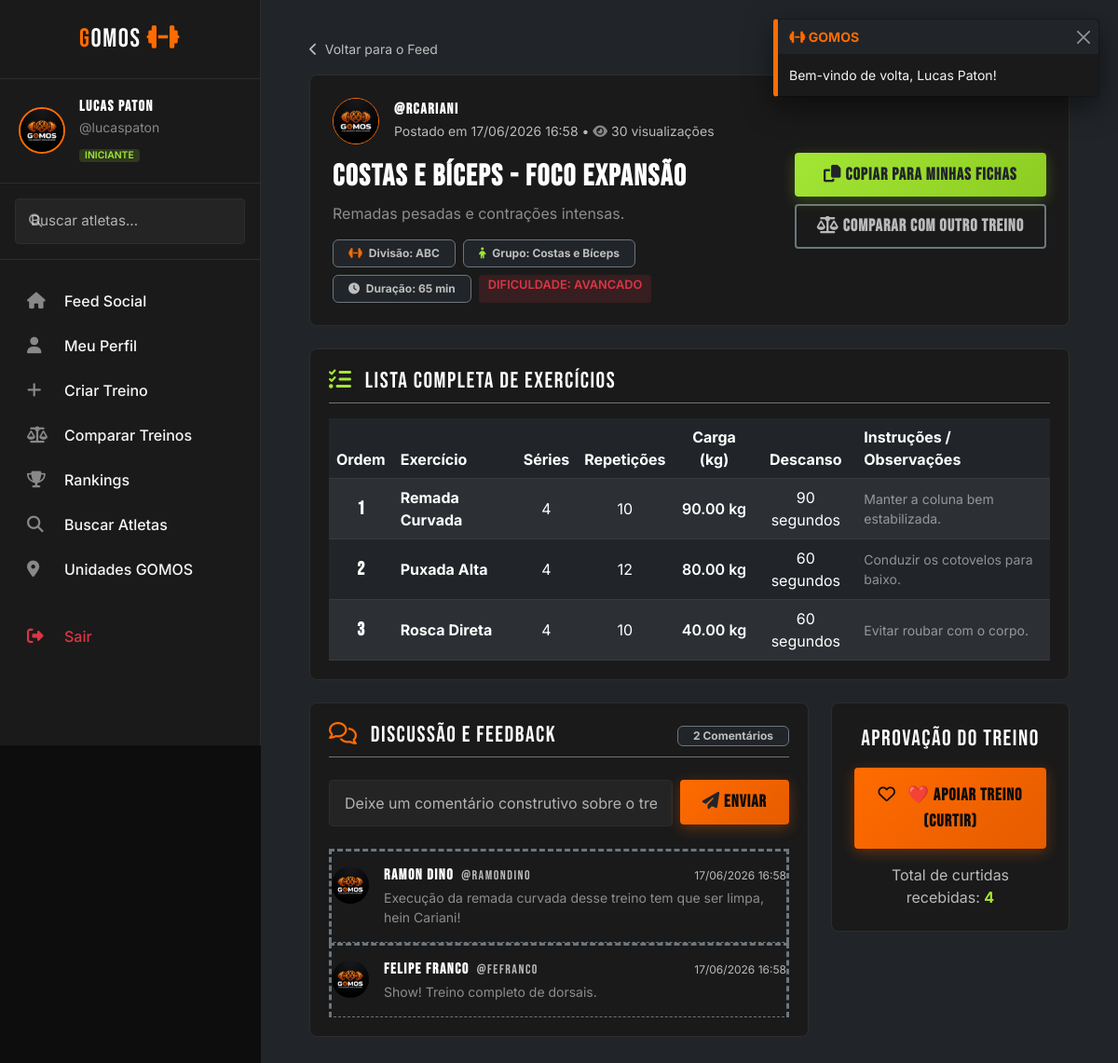
The page /gomos/treino/3 (signed in) on the database its author committed.
### tables this page shows
CREATE TABLE IF NOT EXISTS treinos (
    id INT AUTO_INCREMENT PRIMARY KEY,
    usuario_id INT NOT NULL,
    titulo VARCHAR(150) NOT NULL,
    descricao TEXT,
    tipo_treino ENUM('A', 'B', 'C', 'ABC', 'PPL', 'Full') DEFAULT 'Full',
    grupo_muscular VARCHAR(100) NOT NULL,
    duracao_minutos INT DEFAULT 0,
    nivel_dificuldade ENUM('iniciante', 'intermediario', 'avancado') DEFAULT 'iniciante',
    total_curtidas INT DEFAULT 0,
    total_comentarios INT DEFAULT 0,
    total_visualizacoes INT DEFAULT 0,
    publico TINYINT(1) DEFAULT 1,  
    criado_em TIMESTAMP DEFAULT CURRENT_TIMESTAMP,
    FOREIGN KEY (usuario_id) REFERENCES usuarios(id) ON DELETE CASCADE
);

CREATE TABLE IF NOT EXISTS usuarios (
    id INT AUTO_INCREMENT PRIMARY KEY,
    nome VARCHAR(100) NOT NULL,
    username VARCHAR(50) NOT NULL UNIQUE,
    email VARCHAR(100) NOT NULL UNIQUE,
    senha VARCHAR(255) NOT NULL,
    foto_perfil VARCHAR(255) DEFAULT 'default_avatar.png',
    bio TEXT,
    nivel_fitness ENUM('iniciante', 'intermediario', 'avancado') DEFAULT 'iniciante',
    academia_id INT,
    cidade VARCHAR(100) NOT NULL,
    estado CHAR(2) NOT NULL,
    peso DECIMAL(5,2) DEFAULT 0.00,
    altura INT DEFAULT 0,
    total_treinos INT DEFAULT 0,
    total_curtidas INT DEFAULT 0,
    pontos_ranking INT DEFAULT 0,
    ativo TINYINT(1) DEFAULT 1,
    criado_em TIMESTAMP DEFAULT CURRENT_TIMESTAMP,
    ultimo_acesso TIMESTAMP DEFAULT CURRENT_TIMESTAMP ON UPDATE CURRENT_TIMESTAMP,
    FOREIGN KEY (academia_id) REFERENCES academias(id) ON DELETE SET NULL
);

CREATE TABLE IF NOT EXISTS exercicios_treino (
    id INT AUTO_INCREMENT PRIMARY KEY,
    treino_id INT NOT NULL,
    nome_exercicio VARCHAR(150) NOT NULL,
    series INT NOT NULL DEFAULT 3,
    repeticoes VARCHAR(50) NOT NULL DEFAULT '10',
    peso_kg DECIMAL(5,2) DEFAULT 0.00,
    descanso_segundos INT DEFAULT 60,
    observacoes TEXT,
    ordem INT DEFAULT 0,
    FOREIGN KEY (treino_id) REFERENCES treinos(id) ON DELETE CASCADE
);

CREATE TABLE IF NOT EXISTS comentarios (
    id INT AUTO_INCREMENT PRIMARY KEY,
    treino_id INT NOT NULL,
    usuario_id INT NOT NULL,
    texto TEXT NOT NULL,
    criado_em TIMESTAMP DEFAULT CURRENT_TIMESTAMP,
    FOREIGN KEY (treino_id) REFERENCES treinos(id) ON DELETE CASCADE,
    FOREIGN KEY (usuario_id) REFERENCES usuarios(id) ON DELETE CASCADE
);

### gomos/app/controllers/TreinoController.php (called while the page is built, shortened)
<?php
class TreinoController {
    public function visualizar($id) {
        $id = intval($id);
        $usuario_id = Session::get('usuario_id');
        $treinoModel = new TreinoModel();
        $treinoModel->incrementarVisualizacoes($id);
        $treino = $treinoModel->buscarPorId($id, $usuario_id);
        $exercicios = $treinoModel->buscarExercicios($id);
        $comentarioModel = new ComentarioModel();
        $comentarios = $comentarioModel->buscarPorTreino($id);
        require_once __DIR__ . '/../views/treino/visualizar.php';
    }
}

### gomos/app/config/Database.php (called while the page is built, shortened)
<?php
class Database {
    private static $instance = null;
    private $db_name = 'gomos';
    private $username = 'root';
    private $password = '';
    private function __construct() {
        $ports = [3306, 3307];
        foreach ($ports as $port) {
            try {
                $this->conn = new PDO(
                    "mysql:host=127.0.0.1;port=" . $port . ";dbname=" . $this->db_name . ";charset=utf8mb4",
                    $this->username,
                    $this->password,
                    [
                        PDO::ATTR_ERRMODE => PDO::ERRMODE_EXCEPTION,
                        PDO::ATTR_DEFAULT_FETCH_MODE => PDO::FETCH_ASSOC,
                        PDO::ATTR_EMULATE_PREPARES => false,
                    ]
                );
                $connected = true;
                break;
            } catch (PDOException $e) {
                $lastException = $e;
            }
        }
    }
    public static function getConnection() {
        if (self::$instance === null) {
            self::$instance = new self();
        }
        return self::$instance->conn;
    }
}

### gomos/app/helpers/Session.php (called while the page is built, shortened)
<?php
class Session {
    public static function get($key) {
        return isset($_SESSION[$key]) ? $_SESSION[$key] : null;
    }
}

### gomos/app/models/TreinoModel.php (called while the page is built, shortened)
<?php
class TreinoModel {
    private $db;
    public function __construct() {
        $this->db = Database::getConnection();
    }
    public function buscarPorId($id, $usuario_logado_id = null) {
        $sql = "SELECT t.*, u.nome as nome_usuario, u.username, u.foto_perfil, u.nivel_fitness,
                (SELECT COUNT(*) FROM curtidas WHERE treino_id = t.id) as total_curtidas,
                (SELECT COUNT(*) FROM comentarios WHERE treino_id = t.id) as total_comentarios";
        if ($usuario_logado_id) {
            $sql .= ", (SELECT COUNT(*) FROM curtidas WHERE treino_id = t.id AND usuario_id = :logado_id) as curtiu";
        }
        $sql .= " FROM treinos t
                  INNER JOIN usuarios u ON t.usuario_id = u.id
                  WHERE t.id = :id";
        $stmt = $this->db->prepare($sql);
        $params = [':id' => $id];
        if ($usuario_logado_id) {
            $params[':logado_id'] = $usuario_logado_id;
        }
        $stmt->execute($params);
        return $stmt->fetch();
    }
    public function buscarExercicios($treino_id) {
        $sql = "SELECT * FROM exercicios_treino WHERE treino_id = :treino_id ORDER BY ordem ASC";
        $stmt = $this->db->prepare($sql);
        $stmt->execute([':treino_id' => $treino_id]);
        return $stmt->fetchAll();
    }
}

### gomos/app/models/ComentarioModel.php (called while the page is built, shortened)
<?php
class ComentarioModel {
    private $db;
    public function __construct() {
        $this->db = Database::getConnection();
    }
    public function buscarPorTreino($treino_id) {
        $sql = "SELECT c.*, u.nome as nome_usuario, u.username, u.foto_perfil
                FROM comentarios c
                INNER JOIN usuarios u ON c.usuario_id = u.id
                WHERE c.treino_id = :treino_id
                ORDER BY c.criado_em ASC";
        $stmt = $this->db->prepare($sql);
        $stmt->execute([':treino_id' => $treino_id]);
        return $stmt->fetchAll();
    }
}

### gomos/app/views/treino/visualizar.php (the view, shortened to what this page needs)
<?php
require_once __DIR__ . '/../partials/header.php';
?>
<div class="dashboard-wrapper">
    <?php require_once __DIR__ . '/../partials/sidebar.php'; ?>
    <main class="main-content-gomos bg-dark">
        <div class="container-fluid">
            <div class="mb-3">
                <a href="<?= $rootUrl ?>/feed" class="text-secondary text-decoration-none small"><i class="fa-solid fa-chevron-left me-1"></i> Voltar para o Feed</a>
            </div>
            <div class="card-gomos p-4 mb-4">
                <div class="row align-items-center g-3">
                    <div class="col-md">
                        <div class="d-flex align-items-center mb-3">
                            <img src="<?= $root ?>/assets/img/<?= $treino['foto_perfil'] ?>" alt="Avatar" class="rounded-circle me-3" style="width: 50px; height: 50px; object-fit: cover; border: 1.5px solid var(--accent-primary);">
                            <div>
                                <h6 class="m-0 text-white fw-bold"><a href="<?= $rootUrl ?>/perfil/<?= $treino['username'] ?>" class="text-white text-decoration-none">@<?= $treino['username'] ?></a></h6>
                                <span class="text-secondary small">Postado em <?= date('d/m/Y H:i', strtotime($treino['criado_em'])) ?> • <i class="fa-solid fa-eye text-muted-gomos"></i> <?= $treino['total_visualizacoes'] ?> visualizações</span>
                            </div>
                        </div>
                        <h2 class="text-white fw-bold mb-2"><?= $treino['titulo'] ?></h2>
                        <p class="text-white-50 mb-3"><?= $treino['descricao'] ?></p>
                        <div class="d-flex flex-wrap gap-2">
                            <span class="badge bg-dark border border-secondary text-secondary py-2 px-3"><i class="fa-solid fa-dumbbell me-1 text-orange"></i> Divisão: <?= $treino['tipo_treino'] ?></span>
                            <span class="badge bg-dark border border-secondary text-secondary py-2 px-3"><i class="fa-solid fa-child me-1 text-lime"></i> Grupo: <?= $treino['grupo_muscular'] ?></span>
                            <span class="badge bg-dark border border-secondary text-secondary py-2 px-3"><i class="fa-solid fa-clock me-1"></i> Duração: <?= $treino['duracao_minutos'] ?> min</span>
                            <span class="badge badge-dificuldade badge-<?= $treino['nivel_dificuldade'] ?>">Dificuldade: <?= strtoupper($treino['nivel_dificuldade']) ?></span>
                        </div>
                    </div>
                    <div class="col-md-auto text-md-end d-flex flex-column gap-2">
                        <?php if ($treino['usuario_id'] != \App\Helpers\Session::get('usuario_id')): ?>
                            <form action="<?= $rootUrl ?>/treino/copiar/<?= $treino['id'] ?>" method="POST" class="m-0">
                                <button type="submit" class="btn btn-secondary-gomos text-dark w-100"><i class="fa-solid fa-copy"></i> COPIAR PARA MINHAS FICHAS</button>
                            </form>
                        <?php endif; ?>
                        <a href="<?= $rootUrl ?>/treino/comparar?t1=<?= $treino['id'] ?>" class="btn btn-outline-gomos border-secondary text-secondary"><i class="fa-solid fa-scale-balanced"></i> COMPARAR COM OUTRO TREINO</a>
                    </div>
                </div>
            </div>
            <div class="card-gomos mb-4">
                <h4 class="text-white border-bottom border-secondary pb-2 mb-3"><i class="fa-solid fa-list-check text-lime me-2"></i> LISTA COMPLETA DE EXERCÍCIOS</h4>
                <div class="table-responsive">
                    <table class="table table-dark table-hover table-striped align-middle m-0">
                        <thead>
                            <tr class="text-secondary">
                                <th scope="col" style="width: 50px;" class="text-center">Ordem</th>
                                <th scope="col">Exercício</th>
                                <th scope="col" class="text-center">Séries</th>
                                <th scope="col" class="text-center">Repetições</th>
                                <th scope="col" class="text-center">Carga (kg)</th>
                                <th scope="col" class="text-center">Descanso</th>
                                <th scope="col">Instruções / Observações</th>
                            </tr>
                        </thead>
                        <tbody>
                            <?php
                            $idx = 1;
                            foreach ($exercicios as $ex):
                            ?>
                                <tr>
                                    <td class="text-center fw-bold text-orange" style="font-family: 'Bebas Neue'; font-size: 1.25rem;"><?= $idx++ ?></td>
                                    <td class="fw-bold"><?= $ex['nome_exercicio'] ?></td>
                                    <td class="text-center"><?= $ex['series'] ?></td>
                                    <td class="text-center"><?= $ex['repeticoes'] ?></td>
                                    <td class="text-center text-lime fw-semibold"><?= $ex['peso_kg'] ?> kg</td>
                                    <td class="text-center"><?= $ex['descanso_segundos'] ?> segundos</td>
                                    <td class="text-white-50 small"><?= $ex['observacoes'] ?: '-' ?></td>
                                </tr>
                            <?php endforeach; ?>
                        </tbody>
                    </table>
                </div>
            </div>
            <div class="row" id="comentarios">
                <div class="col-lg-8">
                    <div class="card-gomos mb-4">
                        <div class="d-flex align-items-center justify-content-between border-bottom border-secondary pb-2 mb-4">
                            <h4 class="text-white m-0"><i class="fa-regular fa-comments text-orange me-2"></i> DISCUSSÃO E FEEDBACK</h4>
                            <span class="badge bg-dark border border-secondary text-secondary py-1 px-3"><?= count($comentarios) ?> Comentários</span>
                        </div>
                        <form action="<?= $rootUrl ?>/treino/comentar/<?= $treino['id'] ?>" method="POST" class="mb-4">
                            <div class="row g-2">
                                <div class="col">
                                    <input type="text" name="texto" class="form-control form-control-gomos" placeholder="Deixe um comentário construtivo sobre o treino ou carga..." required>
                                </div>
                                <div class="col-auto">
                                    <button type="submit" class="btn btn-primary-gomos px-4"><i class="fa-solid fa-paper-plane text-dark"></i> ENVIAR</button>
                                </div>
                            </div>
                        </form>
                        <div class="comments-flow">
                            <?php if (!empty($comentarios)): ?>
                                <?php foreach ($comentarios as $c): ?>
                                    <div class="d-flex py-3 border-bottom border-secondary" style="border-style: dashed !important;">
                                        <img src="<?= $root ?>/assets/img/<?= $c['foto_perfil'] ?>" alt="Avatar" class="rounded-circle me-3" style="width: 40px; height: 40px; object-fit: cover;">
                                        <div class="w-100">
                                            <div class="d-flex justify-content-between align-items-center mb-1">
                                                <h6 class="m-0 text-white fw-bold"><?= $c['nome_usuario'] ?> <span class="text-secondary small fw-normal ms-1">@<?= $c['username'] ?></span></h6>
                                                <small class="text-secondary" style="font-size: 0.75rem;"><?= date('d/m/Y H:i', strtotime($c['criado_em'])) ?></small>
                                            </div>
                                            <p class="text-white-50 small m-0"><?= $c['texto'] ?></p>
                                        </div>
                                    </div>
                                <?php endforeach; ?>
                            <?php else: ?>
                                <p class="text-secondary small m-0 text-center py-3">Seja o primeiro a deixar um feedback para este atleta!</p>
                            <?php endif; ?>
                        </div>
                    </div>
                </div>
                <div class="col-lg-4">
                    <div class="card-gomos text-center p-4">
                        <h4 class="text-white mb-3">APROVAÇÃO DO TREINO</h4>
                        <button class="btn btn-primary-gomos w-100 py-3 btn-curtir-ajax <?= $treino['curtiu'] ? 'active text-orange' : '' ?>" data-id="<?= $treino['id'] ?>">
                            <i class="<?= $treino['curtiu'] ? 'fa-solid' : 'fa-regular' ?> fa-heart me-2"></i> ❤️ APOIAR TREINO (CURTIR)
                        </button>
                        <div class="mt-3 text-secondary">
                            <span>Total de curtidas recebidas: <strong class="text-lime curtidas-count"><?= $treino['total_curtidas'] ?></strong></span>
                        </div>
                    </div>
                </div>
            </div>
        </div>
    </main>
</div>
<?php require_once __DIR__ . '/../partials/footer.php'; ?>

### rows shown on the page
treinos: usuario.foto_perfil (picture), usuario.username "rcariani", criado_em "17/06/2026 16:58", total_visualizacoes "30", titulo "Costas e Bíceps - Foco Expansão", descricao "Remadas pesadas e contrações intensas.", tipo_treino "ABC", grupo_muscular "Costas e Bíceps", duracao_minutos "65", nivel_dificuldade "AVANCADO"
exercicios_treino: nome_exercicio "Remada Curvada", series "4", repeticoes "10", peso_kg "90.00", descanso_segundos "90", observacoes "Manter a coluna bem estabilizada."
exercicios_treino: nome_exercicio "Puxada Alta", series "4", repeticoes "12", peso_kg "80.00", descanso_segundos "60", observacoes "Conduzir os cotovelos para baixo."
exercicios_treino: nome_exercicio "Rosca Direta", series "4", repeticoes "10", peso_kg "40.00", descanso_segundos "60", observacoes "Evitar roubar com o corpo."
comentarios: usuario.foto_perfil (picture), usuario.nome "Ramon Dino", usuario.username "ramondino", criado_em "17/06/2026 16:58", texto "Execução da remada curvada desse treino tem que ser limpa, hein Cariani!"
comentarios: usuario.foto_perfil (picture), usuario.nome "Felipe Franco", usuario.username "fefranco", criado_em "17/06/2026 16:58", texto "Show! Treino completo de dorsais."

### other values the page prints
$message "Bem-vindo de volta, Lucas Paton!"
$nome "Lucas Paton"
$username "lucaspaton"
$fitness "INICIANTE"
count($comentarios) "2"
$treino['total_curtidas'] "4"
